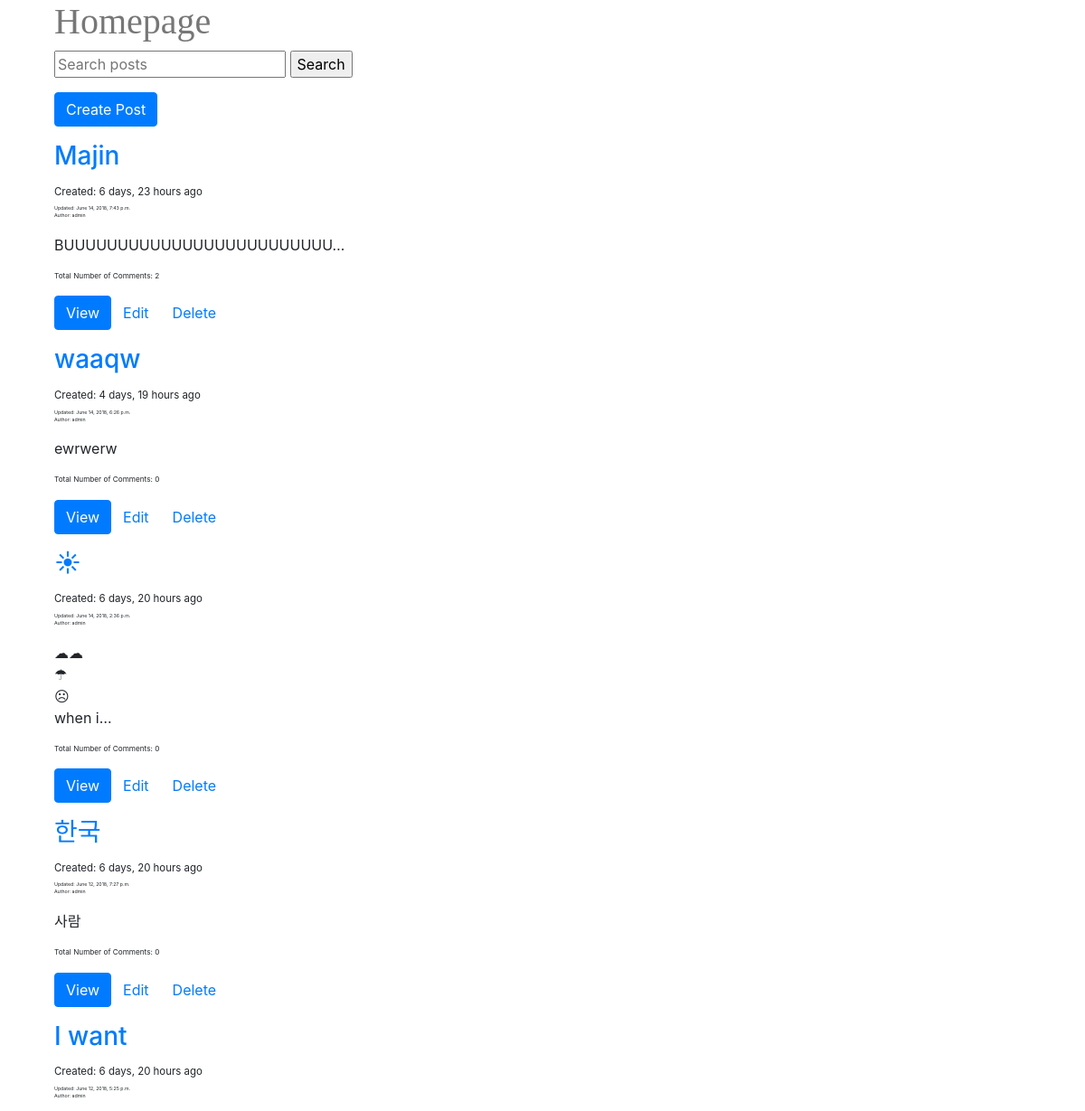
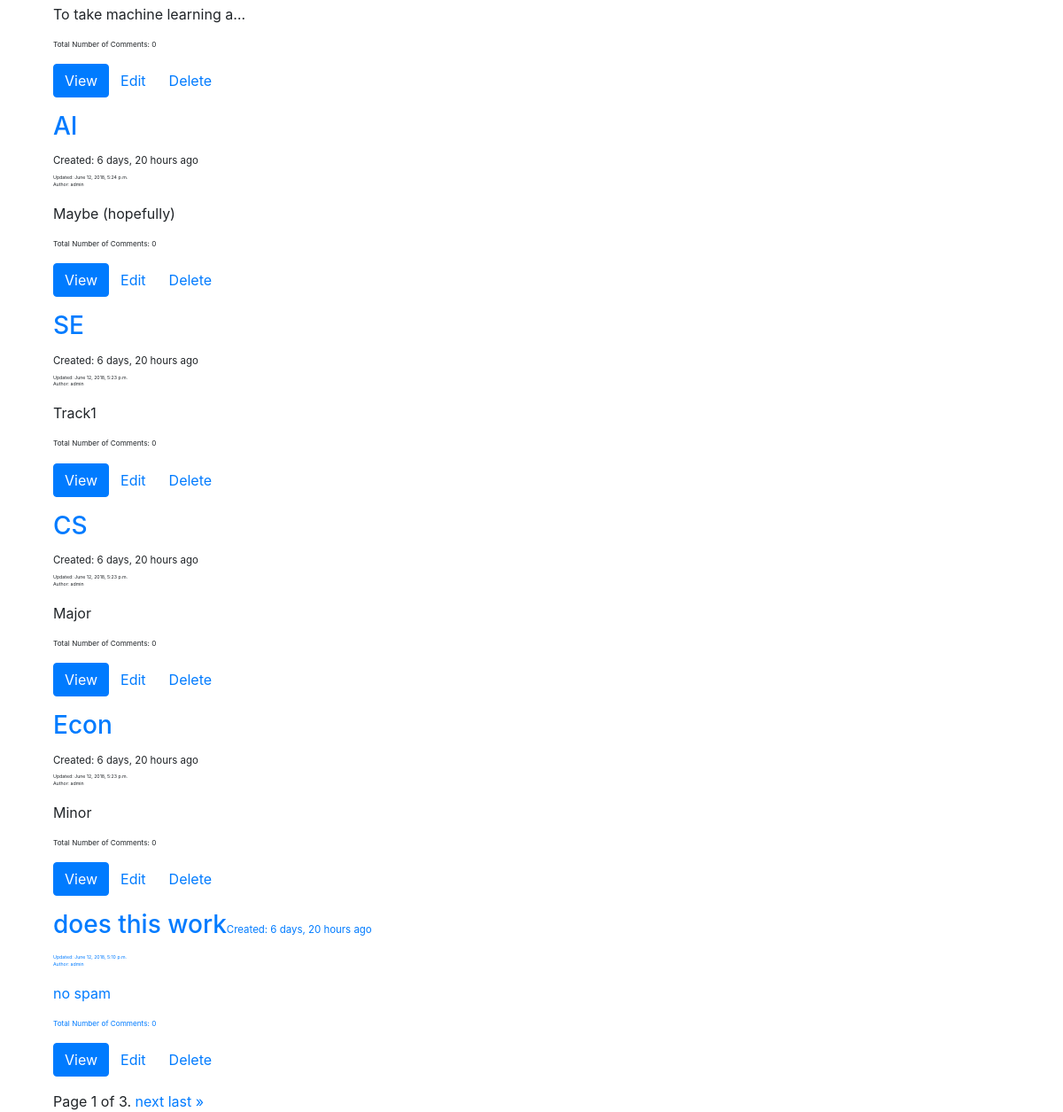
The app's page /posts/, older data (2 pictures, top to bottom).
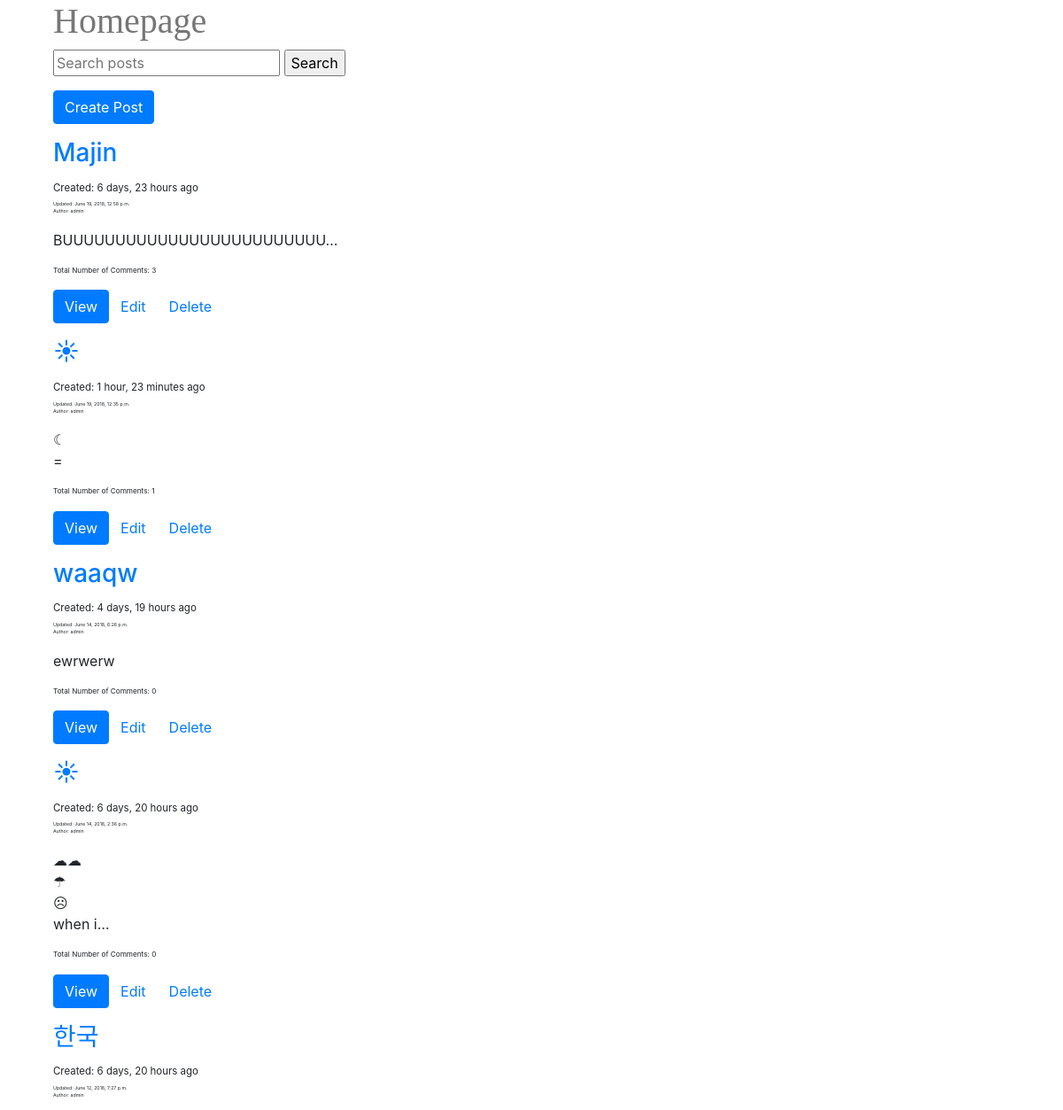
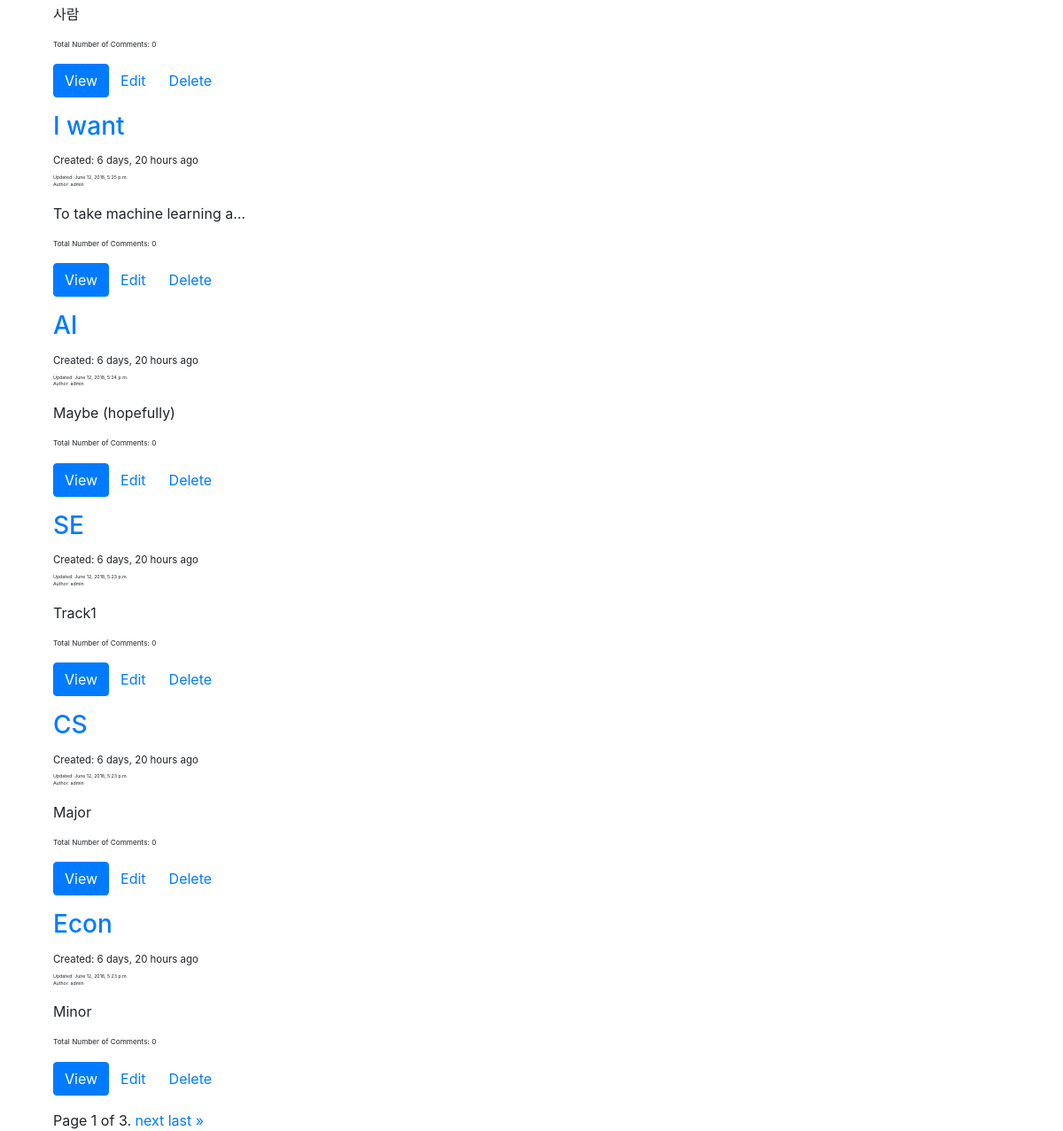
The same page, newer data (2 pictures, top to bottom).
### posts/models.py (models this page shows, shortened)
class Post(models.Model):
	user = models.ForeignKey(settings.AUTH_USER_MODEL, default=1,on_delete=models.CASCADE)
	title = models.CharField(max_length=120)
	content = models.TextField()
	timestamp = models.DateTimeField(auto_now=False, auto_now_add=True)
	updated = models.DateTimeField(auto_now=True, auto_now_add=False)
	image = models.ImageField(upload_to=upload_location,
			null=True,
			blank = True,
			width_field="width_field",
			height_field="height_field")
	height_field = models.IntegerField(default=0)
	width_field=models.IntegerField(default=0)
	def get_absolute_url(self):
		return reverse("detail", kwargs={"id":self.id})
	class Meta:
		ordering = ["-updated","-timestamp"]

### posts/views.py (the view)
# urls.py: path(r'', post_list, name='list'),
def post_list(request): #list items
	queryset_list= Post.objects.all()
	paginator = Paginator(queryset_list, 10) # Show 10 contacts per page
	query= request.GET.get('q')
	if query:
		 queryset_list=queryset_list.filter(title__icontains=query)
	page = request.GET.get('page')
	queryset = paginator.get_page(page)
	context ={
			"object_list" : queryset,
			"title": "List"
		}
	return render(request, "post_list.html",context)

### templates/post_list.html (shortened to what this page needs)
{% extends "base.html" %}
{%block content%}
<div class='col-sm-8 col-sm-offset-2'>
<h1> Homepage</h1>
<form method = 'GET' action="">
    <input type="text" name = "q" placeholder="Search posts"/>
    <input type="submit" value="Search"/>
</form>
    <div>
    <p><a href="/posts/create" class="btn btn-primary" role="button">Create Post</a></p>
</div>
{%for obj in object_list%}
<div class='row'>
    <div class='col-sm-12'>
        <div class='thumbnail'>
             <div class='caption'>
                <h3> <a href='{{obj.get_absolute_url}}'>{{obj.title|linebreaks|truncatechars:20}} </a><small><small><small><small>Created: {{obj.timestamp|timesince}} ago</small></small></small></small></h3>
                <small><small><small><small><small>Updated: {{obj.updated}}<p> Author: {{obj.user}} </p></small></small></small></small></small></small>
                <p>{{obj.content|linebreaks|truncatechars:30}}</p>
                <small><small><small><p> Total Number of Comments: {{obj.comments.count}}</p></small></small></small>
                <p><a href="{{obj.get_absolute_url}}" class="btn btn-primary" role="button">View</a><a href="{{obj.get_absolute_url}}edit/" class ="btn btn-default" role="button">Edit</a><a href="{{obj.get_absolute_url}}delete/" class ="btn btn-default" role="button">Delete</a></p>
                </div>
        </div>
    </div>
</div>
{%endfor%}
<div class="pagination">
    <span class="step-links">
        <span class="current">
            Page {{ object_list.number }} of {{ object_list.paginator.num_pages }}.
        </span>
        {% if object_list.has_next %}
            <a href="?page={{ object_list.next_page_number }}">next</a>
            <a href="?page={{ object_list.paginator.num_pages }}">last &raquo;</a>
        {% endif %}
    </span>
</div>
</div>
{%endblock content%}

### templates/base.html (shortened to what this page needs)
<HTML>
<link rel="stylesheet" href="https://stackpath.bootstrapcdn.com/bootstrap/4.1.1/css/bootstrap.min.css">
<link rel='stylesheet' href='/static/css/base.css'/>
<div class = 'container'>
{%block content%}
{%endblock content%}
</div>
</HTML>

### static/css/base.css (style rules this page uses)
* { box-sizing: border-box; }
h1 { color: #777777; font-family: "Impact"; }

Row changes from the older to the newer data that the page shows:
no longer on this page (row unchanged): Post: title "does this work", timestamp "6 days, 20 hours", updated "June 12, 2018, 5:10 p.m.", user "admin", content "no spam", comments.count "0"
changed Post "Majin": updated "June 14, 2018, 7:43 p.m." → "June 19, 2018, 12:58 p.m."; comments.count "2" → "3"
added Post: title "☀︎", timestamp "1 hour, 23 minutes", updated "June 19, 2018, 12:35 p.m.", user "admin", content "☾ =", comments.count "1"
